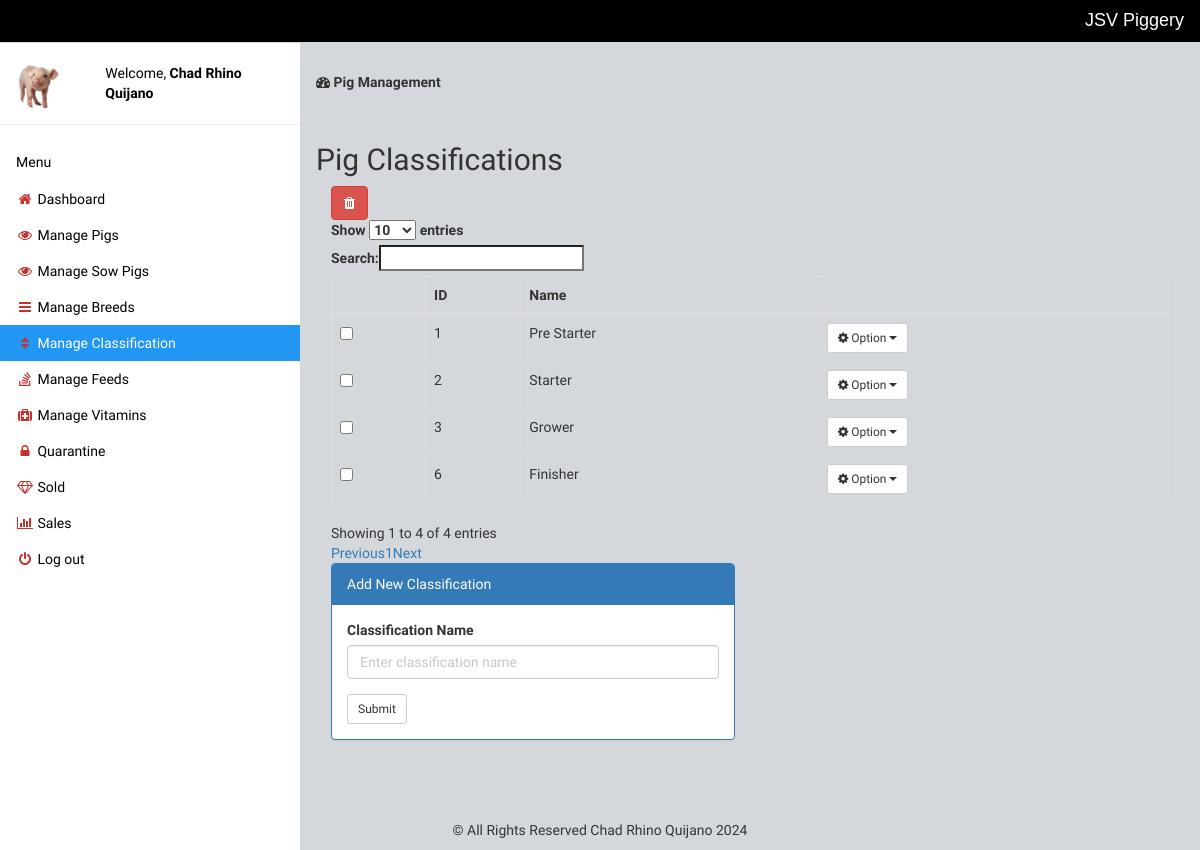
Page /manage-classification.php (signed in) on the committed database.
### tables this page shows
CREATE TABLE `classification` (
  `id` int(50) NOT NULL,
  `name` varchar(50) NOT NULL
);

### manage-classification.php (the view, shortened to what this page needs)
<?php include 'setting/system.php'; ?>
<?php include 'theme/head.php'; ?>
<?php include 'theme/sidebar.php'; ?>
<div class="w3-main" style="margin-left:300px;margin-top:43px;">
	<header class="w3-container" style="padding-top:22px">
		<h5><b><i class="fa fa-dashboard"></i> Pig Management</b></h5>
	</header>
	<div class="w3-container" style="padding-top:22px">
		<div class="w3-row">
			<h2>Pig Classifications</h2>
			<div class="col-md-12">
				<a title="Check to delete from list" data-toggle="modal" data-target="#_removed" id="delete" class="btn btn-danger"><i class="fa fa-trash"></i>
				</a>
				<form method="post" action="delete-classification.php">
					<table class="table table-hover table-bordered" id="table">
						<thead>
							<tr>
								<th></th>
								<th>ID</th>
								<th>Name</th>
								<th></th>
							</tr>
						</thead>
						<tbody>
							<?php
							$get = $db->query("SELECT * FROM classification");
							$res = $get->fetchAll(PDO::FETCH_OBJ);
							foreach ($res as $n) { ?>
								<tr>
									<td>
										<input type="checkbox" name="selector[]" value="<?php echo $n->id ?>">
									</td>
									<td> <?php echo $n->id; ?> </td>
									<td> <?php echo $n->name; ?> </td>
									<td class="dropdown">
										<button class="btn btn-sm btn-default dropdown-toggle" type="button" data-toggle="dropdown"><i class="fa fa-cog"></i> Option
											<span class="caret"></span></button>
									</td>
								</tr>
							<?php }
							?>
						</tbody>
					</table>
				</form>
			</div>
			<?php
			$title = "Add New Classification";
			$name = "";
			$button_name = "submit";
			?>
			<div class="col-md-6">
				<div class="panel panel-primary">
					<div class="panel-heading"><?= $title ?></div>
					<div class="panel-body">
						<form method="post">
							<div class="form-group">
								<label class="control-label">Classification Name</label>
								<input type="text" name="classification" class="form-control" placeholder="Enter classification name" value="<?= $name ?>">
							</div>
							<button class="btn btn-sm btn-default" type="submit" name="<?= $button_name ?>">Submit</button>
						</form>
					</div>
				</div>
			</div>
		</div>
	</div>
</div>
<?php include 'theme/foot.php'; ?>

### theme/head.php (style rules this page uses)
body { font-family: 'Baumans'; background-color: #d4d8dd; }

### rows in the picture
classification: id "1", name "Pre Starter"
classification: id "2", name "Starter"
classification: id "3", name "Grower"
classification: id "6", name "Finisher"

### other values in the picture
NAME_X "JSV Piggery"
$_SESSION['name'] "Chad Rhino Quijano"
$title "Add New Classification"
